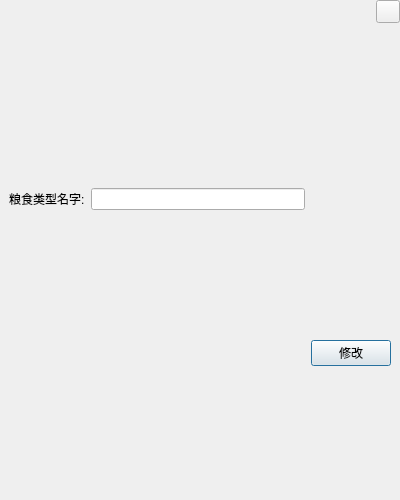
<?xml version="1.0" encoding="UTF-8"?>
<ui version="4.0">
 <class>FrmGrainTypeEdit</class>
 <widget class="QDialog" name="FrmGrainTypeEdit">
  <property name="geometry">
   <rect>
    <x>0</x>
    <y>0</y>
    <width>400</width>
    <height>500</height>
   </rect>
  </property>
  <property name="windowTitle">
   <string>Dialog</string>
  </property>
  <layout class="QGridLayout" name="gridLayout_3" rowstretch="1,9">
   <property name="leftMargin">
    <number>0</number>
   </property>
   <property name="topMargin">
    <number>0</number>
   </property>
   <property name="rightMargin">
    <number>0</number>
   </property>
   <property name="bottomMargin">
    <number>0</number>
   </property>
   <item row="0" column="0">
    <widget class="QWidget" name="widget" native="true">
     <layout class="QHBoxLayout" name="horizontalLayout">
      <property name="topMargin">
       <number>0</number>
      </property>
      <property name="rightMargin">
       <number>0</number>
      </property>
      <property name="bottomMargin">
       <number>0</number>
      </property>
      <item>
       <widget class="QLabel" name="labTitle">
        <property name="text">
         <string/>
        </property>
       </widget>
      </item>
      <item>
       <spacer name="horizontalSpacer">
        <property name="orientation">
         <enum>Qt::Horizontal</enum>
        </property>
        <property name="sizeHint" stdset="0">
         <size>
          <width>40</width>
          <height>20</height>
         </size>
        </property>
       </spacer>
      </item>
      <item>
       <widget class="QWidget" name="widget_3" native="true">
        <layout class="QGridLayout" name="gridLayout">
         <property name="leftMargin">
          <number>0</number>
         </property>
         <property name="topMargin">
          <number>0</number>
         </property>
         <property name="rightMargin">
          <number>0</number>
         </property>
         <property name="bottomMargin">
          <number>0</number>
         </property>
         <item row="0" column="0">
          <widget class="QToolButton" name="toolButton">
           <property name="text">
            <string/>
           </property>
          </widget>
         </item>
         <item row="1" column="0">
          <spacer name="verticalSpacer">
           <property name="orientation">
            <enum>Qt::Vertical</enum>
           </property>
           <property name="sizeHint" stdset="0">
            <size>
             <width>20</width>
             <height>40</height>
            </size>
           </property>
          </spacer>
         </item>
        </layout>
       </widget>
      </item>
     </layout>
    </widget>
   </item>
   <item row="1" column="0">
    <widget class="QWidget" name="widget_2" native="true">
     <layout class="QGridLayout" name="gridLayout_2">
      <item row="0" column="1">
       <widget class="QLineEdit" name="editName"/>
      </item>
      <item row="3" column="2">
       <widget class="QPushButton" name="btnEdit">
        <property name="text">
         <string>修改</string>
        </property>
       </widget>
      </item>
      <item row="0" column="0">
       <widget class="QLabel" name="label_2">
        <property name="text">
         <string>粮食类型名字:</string>
        </property>
       </widget>
      </item>
     </layout>
    </widget>
   </item>
  </layout>
 </widget>
 <resources/>
 <connections/>
</ui>
